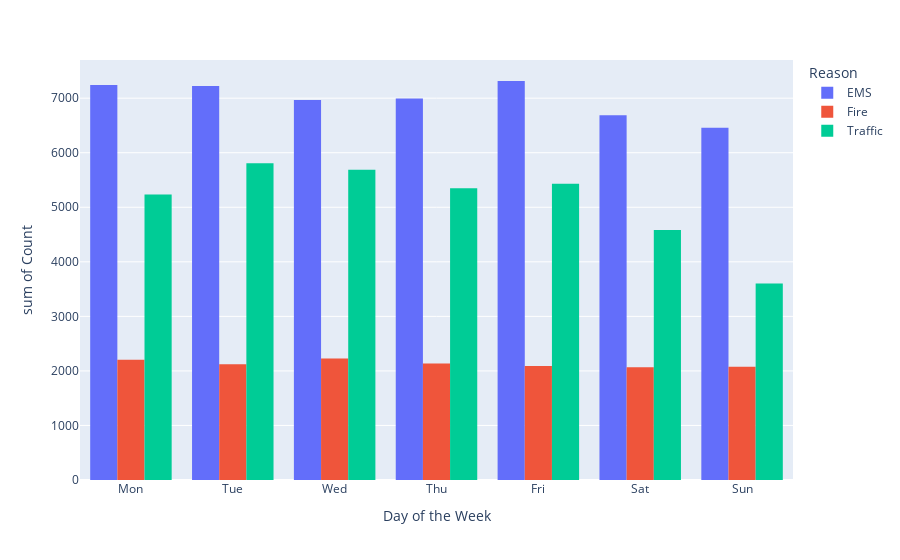

The notebook cell saved with this chart:
### Markdown cell above
# Count of 911 calls based on Weekday by Reasons

### Code cell
reason_day=pd.DataFrame(df.groupby(['Day of the Week','Reason'])['Reason'].count()).rename(columns={'Reason':'Count'}).reset_index()
dayofweek=reason_day['Day of the Week']
Count=reason_day['Count']
Reason=reason_day['Reason']
reason_day
px.histogram(reason_day,x=dayofweek,y=Count,color=Reason,barmode='group',
             category_orders={'Day of the Week':['Mon','Tue','Wed','Thu','Fri','Sat','Sun']})

### Figure 1 — Plotly figure (JSON) as saved in the notebook; plotly's stock layout.template omitted (floating-point values rounded to 4 significant figures)
{"data": [{"alignmentgroup": "True", "bingroup": "x", "histfunc": "sum", "hovertemplate": "Reason=EMS<br>Day of the Week=%{x}<br>sum of Count=%{y}<extra></extra>", "legendgroup": "EMS", "marker": {"color": "#636efa", "pattern": {"shape": ""}}, "name": "EMS", "offsetgroup": "EMS", "orientation": "v", "showlegend": true, "type": "histogram", "x": ["Fri", "Mon", "Sat", "Sun", "Thu", "Tue", "Wed"], "xaxis": "x", "y": [7315, 7240, 6685, 6456, 6993, 7222, 6966], "yaxis": "y"}, {"alignmentgroup": "True", "bingroup": "x", "histfunc": "sum", "hovertemplate": "Reason=Fire<br>Day of the Week=%{x}<br>sum of Count=%{y}<extra></extra>", "legendgroup": "Fire", "marker": {"color": "#EF553B", "pattern": {"shape": ""}}, "name": "Fire", "offsetgroup": "Fire", "orientation": "v", "showlegend": true, "type": "histogram", "x": ["Fri", "Mon", "Sat", "Sun", "Thu", "Tue", "Wed"], "xaxis": "x", "y": [2088, 2204, 2068, 2076, 2136, 2121, 2227], "yaxis": "y"}, {"alignmentgroup": "True", "bingroup": "x", "histfunc": "sum", "hovertemplate": "Reason=Traffic<br>Day of the Week=%{x}<br>sum of Count=%{y}<extra></extra>", "legendgroup": "Traffic", "marker": {"color": "#00cc96", "pattern": {"shape": ""}}, "name": "Traffic", "offsetgroup": "Traffic", "orientation": "v", "showlegend": true, "type": "histogram", "x": ["Fri", "Mon", "Sat", "Sun", "Thu", "Tue", "Wed"], "xaxis": "x", "y": [5430, 5236, 4583, 3604, 5349, 5807, 5686], "yaxis": "y"}], "layout": {"barmode": "group", "legend": {"title": {"text": "Reason"}, "tracegroupgap": 0}, "margin": {"t": 60}, "xaxis": {"anchor": "y", "categoryarray": ["Mon", "Tue", "Wed", "Thu", "Fri", "Sat", "Sun"], "categoryorder": "array", "domain": [0, 1], "title": {"text": "Day of the Week"}}, "yaxis": {"anchor": "x", "domain": [0, 1], "title": {"text": "sum of Count"}}}}
